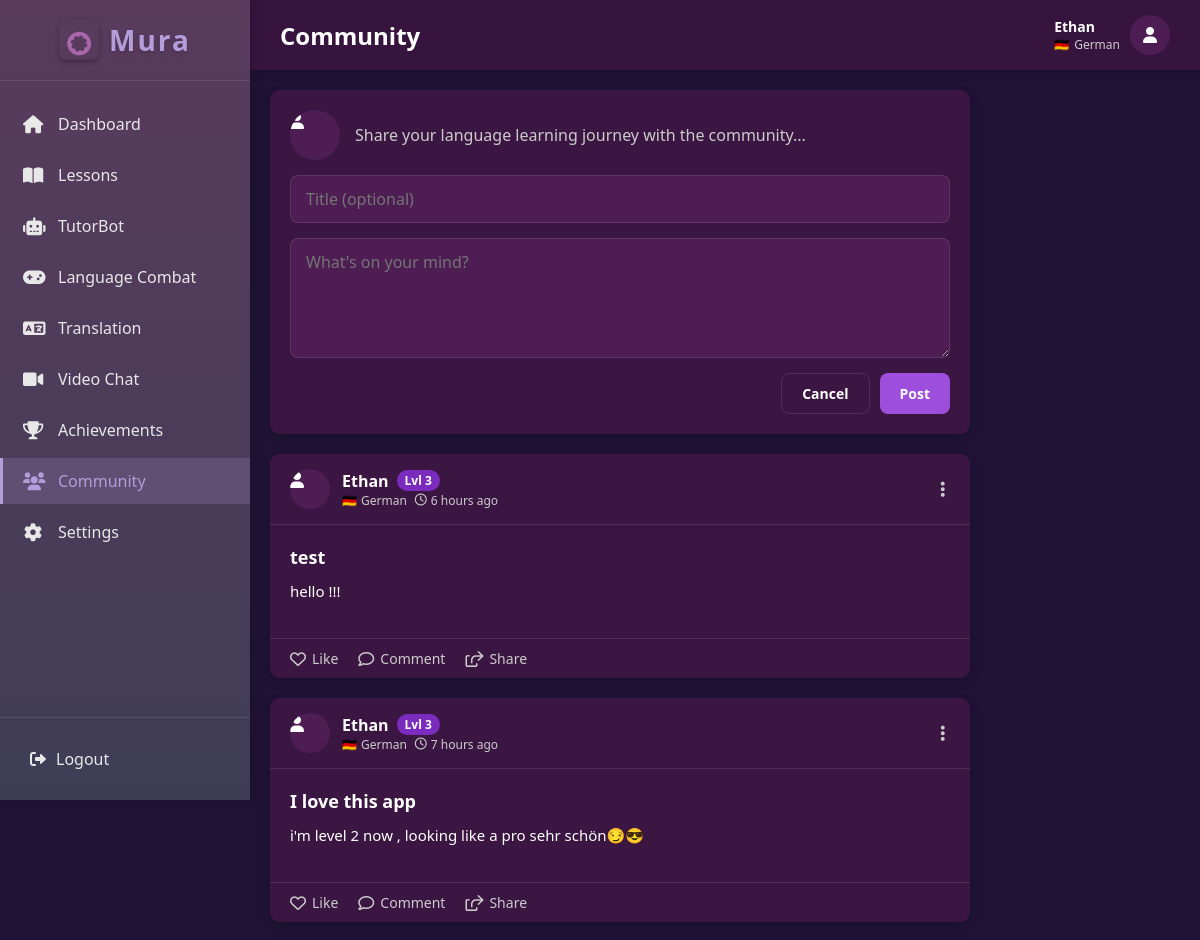
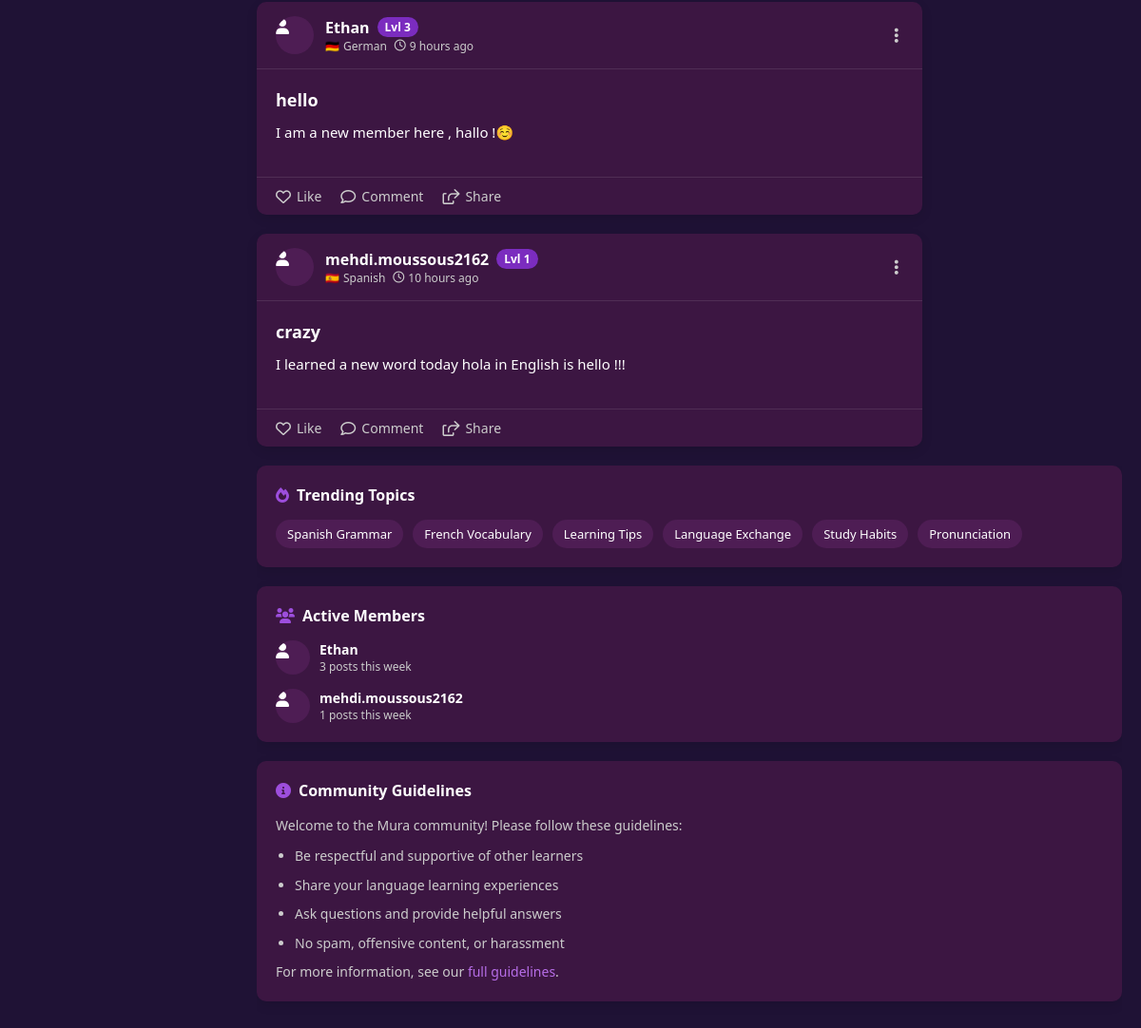
/Community/community.php (signed in), run on the app's committed database (2 pictures, top to bottom).
### tables this page shows
CREATE TABLE `users` (
  `user_ID` int(11) NOT NULL,
  `username` varchar(50) NOT NULL,
  `profile_picture` varchar(255) DEFAULT NULL,
  `email` varchar(40) NOT NULL,
  `password` varchar(100) NOT NULL,
  `onboarding_complete` tinyint(1) DEFAULT 0
);

CREATE TABLE `user_onboarding` (
  `onboarding_id` int(11) NOT NULL,
  `user_ID` int(11) NOT NULL,
  `selected_language` varchar(50) DEFAULT NULL,
  `reason` varchar(255) DEFAULT NULL,
  `daily_goal` varchar(255) DEFAULT NULL,
  `proficiency_level` varchar(20) DEFAULT NULL,
  `is_complete` tinyint(1) DEFAULT 0,
  `created_at` timestamp NOT NULL DEFAULT current_timestamp(),
  `updated_at` timestamp NOT NULL DEFAULT current_timestamp() ON UPDATE current_timestamp()
);

CREATE TABLE `posts` (
  `post_id` int(11) NOT NULL,
  `user_id` int(11) NOT NULL,
  `title` varchar(255) NOT NULL,
  `content` text NOT NULL,
  `created_at` timestamp NOT NULL DEFAULT current_timestamp(),
  `updated_at` timestamp NULL DEFAULT NULL ON UPDATE current_timestamp(),
  `status` enum('published','draft','archived') NOT NULL DEFAULT 'draft'
);

CREATE TABLE `user_stats` (
  `stat_id` int(11) NOT NULL,
  `user_id` int(11) NOT NULL,
  `xp` int(11) NOT NULL DEFAULT 0,
  `level` int(11) NOT NULL DEFAULT 1,
  `total_games_played` int(11) NOT NULL DEFAULT 0,
  `total_questions_answered` int(11) NOT NULL DEFAULT 0,
  `correct_answers` int(11) NOT NULL DEFAULT 0
);

### Community/community.php (the view, shortened to what this page needs)
<?php
require_once '../Configurations/db.php';
$user_id = $_SESSION['user_id'];
$stmt = $conn->prepare("
    SELECT u.username, u.profile_picture, uo.selected_language, us.level
    FROM users u
    LEFT JOIN user_onboarding uo ON u.user_ID = uo.user_ID
    LEFT JOIN user_stats us ON u.user_ID = us.user_id
    WHERE u.user_ID = ?
");
$stmt->bind_param("i", $user_id);
$stmt->execute();
$result = $stmt->get_result();
$user = $result->fetch_assoc();
$username = $user['username'] ?? 'User';
$profile_picture = $user['profile_picture'] ?? 'default-avatar.png';
$selected_language = $user['selected_language'] ?? 'Spanish';
$posts_query = "
    SELECT p.post_id, p.title, p.content, p.created_at,
           u.username, u.profile_picture, u.user_ID,
           uo.selected_language, us.level
    FROM posts p
    JOIN users u ON p.user_id = u.user_ID
    LEFT JOIN user_onboarding uo ON u.user_ID = uo.user_ID
    LEFT JOIN user_stats us ON u.user_ID = us.user_id
    WHERE p.status = 'published'
    ORDER BY p.created_at DESC
    LIMIT 50
";
$posts_result = $conn->query($posts_query);
$trending_topics = [
    'Spanish Grammar', 'French Vocabulary', 'Learning Tips',
    'Language Exchange', 'Study Habits', 'Pronunciation'
];
$active_users_query = "
    SELECT u.username, u.profile_picture, COUNT(p.post_id) as post_count
    FROM users u
    JOIN posts p ON u.user_ID = p.user_id
    WHERE p.created_at > DATE_SUB(NOW(), INTERVAL 7 DAY)
    GROUP BY u.user_ID
    ORDER BY post_count DESC
    LIMIT 5
";
$active_users_result = $conn->query($active_users_query);
function getLanguageFlag($language) {
    $flags = [
        'Spanish' => '🇪🇸',
        'French' => '🇫🇷',
        'English' => '🇬🇧',
        'German' => '🇩🇪',
        'Italian' => '🇮🇹',
        'Portuguese' => '🇵🇹',
        'Russian' => '🇷🇺',
        'Japanese' => '🇯🇵',
        'Chinese' => '🇨🇳',
        'Korean' => '🇰🇷',
        'Arabic' => '🇸🇦',
    ];
    return $flags[$language] ?? '🌐';
}
function timeElapsed($datetime) {
    $now = new DateTime;
    $ago = new DateTime($datetime);
    $diff = $now->diff($ago);
    if ($diff->h > 0) {
        return $diff->h . ' hour' . ($diff->h > 1 ? 's' : '') . ' ago';
    }
    return 'just now';
}
?>
<!DOCTYPE html>
<html lang="en">
<head>
    <link rel="stylesheet" href="https://cdnjs.cloudflare.com/ajax/libs/font-awesome/6.0.0-beta3/css/all.min.css">
</head>
<body>
    <div class="sidebar" id="sidebar">
        <div class="logo">
            <div class="logo-container">
                <div class="mura-logo">
                    <img src="../image/mura.png" alt="Mura Logo">
                </div>
                <h1>Mura</h1>
            </div>
        </div>
        <nav class="sidebar-nav">
            <ul>
                <li class="nav-item">
                    <a href="../dashboard/dashboard.php">
                        <i class="fas fa-home"></i>
                        Dashboard
                    </a>
                </li>
                <li class="nav-item">
                    <a href="../Lessons/lessons.php">
                        <i class="fas fa-book-open"></i>
                        Lessons
                    </a>
                </li>
                <li class="nav-item">
                    <a href="../chatai/chatai.php">
                        <i class="fas fa-robot"></i>
                        TutorBot
                    </a>
                </li>
                <li class="nav-item">
                    <a href="../Game/index.php">
                        <i class="fas fa-gamepad"></i>
                        Language Combat
                    </a>
                </li>
                <li class="nav-item">
                    <a href="../dashboard/translation.php">
                        <i class="fas fa-language"></i>
                        Translation
                    </a>
                </li>
                <li class="nav-item">
                    <a href="../ChatRoom/videochat.php">
                        <i class="fas fa-video"></i>
                        Video Chat
                    </a>
                </li>
                <li class="nav-item">
                    <a href="../Achievements/achievements.php">
                        <i class="fas fa-trophy"></i>
                        Achievements
                    </a>
                </li>
                <li class="nav-item active">
                    <a href="community.php">
                        <i class="fas fa-users"></i>
                        Community
                    </a>
                </li>
                <li class="nav-item">
                    <a href="../Settings/settings.php">
                        <i class="fas fa-cog"></i>
                        Settings
                    </a>
                </li>
            </ul>
        </nav>
        <div class="sidebar-footer">
            <a href="../dashboard/logout.php" class="logout-btn">
                <i class="fas fa-sign-out-alt"></i>
                Logout
            </a>
        </div>
    </div>
    <div class="main-content">
        <div class="top-bar">
            <h1 class="page-title">Community</h1>
            <div class="user-profile">
                <div class="user-info">
                    <div class="user-name"><?php echo htmlspecialchars($username); ?></div>
                    <div class="user-language">
                        <span><?php echo getLanguageFlag($selected_language); ?></span>
                        <span><?php echo htmlspecialchars($selected_language); ?></span>
                    </div>
                </div>
                <div class="user-avatar">
                    <?php if ($profile_picture && file_exists("../uploads/$profile_picture")): ?>
                        <img src="../uploads/<?php echo htmlspecialchars($profile_picture); ?>" alt="Profile Picture">
                    <?php else: ?>
                        <i class="fas fa-user"></i>
                    <?php endif; ?>
                </div>
            </div>
        </div>
        <div class="content-wrapper">
            <div class="feed-container">
                <div class="post-creation">
                    <div class="post-creation-header">
                        <div class="post-avatar">
                            <?php if ($profile_picture && file_exists("../uploads/$profile_picture")): ?>
                                <img src="../uploads/<?php echo htmlspecialchars($profile_picture); ?>" alt="Profile Picture">
                            <?php else: ?>
                                <i class="fas fa-user"></i>
                            <?php endif; ?>
                        </div>
                        <div class="post-prompt">Share your language learning journey with the community...</div>
                    </div>
                    <form class="post-form" method="POST" action="community.php">
                        <input type="text" name="post_title" class="post-title-input" placeholder="Title (optional)">
                        <textarea name="post_content" class="post-content-input" placeholder="What's on your mind?" required></textarea>
                        <div class="post-actions">
                            <button type="button" class="post-button secondary">Cancel</button>
                            <button type="submit" class="post-button primary">Post</button>
                        </div>
                    </form>
                </div>
                <div class="post-feed">
                    <?php if ($posts_result && $posts_result->num_rows > 0): ?>
                        <?php while ($post = $posts_result->fetch_assoc()): ?>
                            <div class="post-card">
                                <div class="post-header">
                                    <div class="post-user-avatar">
                                        <?php if ($post['profile_picture'] && file_exists("../uploads/{$post['profile_picture']}")): ?>
                                            <img src="../uploads/<?php echo htmlspecialchars($post['profile_picture']); ?>" alt="User Avatar">
                                        <?php else: ?>
                                            <i class="fas fa-user"></i>
                                        <?php endif; ?>
                                    </div>
                                    <div class="post-user-info">
                                        <div class="post-user-name">
                                            <?php echo htmlspecialchars($post['username']); ?>
                                            <span class="user-badge">Lvl <?php echo (int)($post['level'] ?? 1); ?></span>
                                        </div>
                                        <div class="post-meta">
                                            <div class="post-language">
                                                <span><?php echo getLanguageFlag($post['selected_language'] ?? 'Spanish'); ?></span>
                                                <span><?php echo htmlspecialchars($post['selected_language'] ?? 'Spanish'); ?></span>
                                            </div>
                                            <div class="post-time">
                                                <i class="far fa-clock"></i>
                                                <span><?php echo timeElapsed($post['created_at']); ?></span>
                                            </div>
                                        </div>
                                    </div>
                                    <div class="post-options">
                                        <i class="fas fa-ellipsis-v"></i>
                                    </div>
                                </div>
                                <div class="post-body">
                                    <?php if (!empty($post['title'])): ?>
                                        <h3 class="post-title"><?php echo htmlspecialchars($post['title']); ?></h3>
                                    <?php endif; ?>
                                    <div class="post-content"><?php echo nl2br(htmlspecialchars($post['content'])); ?></div>
                                </div>
                                <div class="post-footer">
                                    <div class="post-actions-bar">
                                        <div class="post-action">
                                            <i class="far fa-heart"></i>
                                            <span>Like</span>
                                        </div>
                                        <div class="post-action">
                                            <i class="far fa-comment"></i>
                                            <span>Comment</span>
                                        </div>
                                        <div class="post-action">
                                            <i class="far fa-share-square"></i>
                                            <span>Share</span>
                                        </div>
                                    </div>
                                </div>
                            </div>
                        <?php endwhile; ?>
                    <?php endif; ?>
                </div>
            </div>
            <div class="sidebar-right">
                <div class="sidebar-section">
                    <h3 class="sidebar-section-title">
                        <i class="fas fa-fire"></i>
                        Trending Topics
                    </h3>
                    <div class="trending-topics">
                        <?php foreach ($trending_topics as $topic): ?>
                            <div class="topic-tag"><?php echo htmlspecialchars($topic); ?></div>
                        <?php endforeach; ?>
                    </div>
                </div>
                <div class="sidebar-section">
                    <h3 class="sidebar-section-title">
                        <i class="fas fa-users"></i>
                        Active Members
                    </h3>
                    <div class="active-users-list">
                        <?php if ($active_users_result && $active_users_result->num_rows > 0): ?>
                            <?php while ($user = $active_users_result->fetch_assoc()): ?>
                                <div class="active-user-item">
                                    <div class="active-user-avatar">
                                        <?php if ($user['profile_picture'] && file_exists("../uploads/{$user['profile_picture']}")): ?>
                                            <img src="../uploads/<?php echo htmlspecialchars($user['profile_picture']); ?>" alt="User Avatar">
                                        <?php else: ?>
                                            <i class="fas fa-user"></i>
                                        <?php endif; ?>
                                    </div>
                                    <div class="active-user-info">
                                        <div class="active-user-name"><?php echo htmlspecialchars($user['username']); ?></div>
                                        <div class="active-user-posts"><?php echo $user['post_count']; ?> posts this week</div>
                                    </div>
                                </div>
                            <?php endwhile; ?>
                        <?php else: ?>
                            <p>No active users found.</p>
                        <?php endif; ?>
                    </div>
                </div>
                <div class="sidebar-section">
                    <h3 class="sidebar-section-title">
                        <i class="fas fa-info-circle"></i>
                        Community Guidelines
                    </h3>
                    <div class="community-guidelines">
                        <p>Welcome to the Mura community! Please follow these guidelines:</p>
                        <ul>
                            <li>Be respectful and supportive of other learners</li>
                            <li>Share your language learning experiences</li>
                            <li>Ask questions and provide helpful answers</li>
                            <li>No spam, offensive content, or harassment</li>
                        </ul>
                        <p>For more information, see our <a href="#">full guidelines</a>.</p>
                    </div>
                </div>
            </div>
        </div>
    </div>
</body>
</html>

### data on the page
users: username "Ethan", user_onboarding.selected_language "🇩🇪", user_onboarding.selected_language "German"
posts: user.username "Ethan", user_stats.level "3", user_onboarding.selected_language "🇩🇪", user_onboarding.selected_language "German", created_at "6 hours ago", title "test", content "hello !!!"
posts: user.username "Ethan", user_stats.level "3", user_onboarding.selected_language "🇩🇪", user_onboarding.selected_language "German", created_at "7 hours ago", title "I love this app", content "i'm level 2 now , looking like a pro sehr schön😏😎"
posts: user.username "Ethan", user_stats.level "3", user_onboarding.selected_language "🇩🇪", user_onboarding.selected_language "German", created_at "9 hours ago", title "hello", content "I am a new member here , hallo !☺️"
posts: user.username "mehdi.moussous2162", user_stats.level "1", user_onboarding.selected_language "🇪🇸", user_onboarding.selected_language "Spanish", created_at "10 hours ago", title "crazy", content "I learned a new word today hola in English is hello !!!"

### other printed values
$topic "Spanish Grammar"
$topic "French Vocabulary"
$topic "Learning Tips"
$topic "Language Exchange"
$topic "Study Habits"
$topic "Pronunciation"
$user['username'] "Ethan"
$user['post_count'] "3"
$user['username'] "mehdi.moussous2162"
$user['post_count'] "1"
